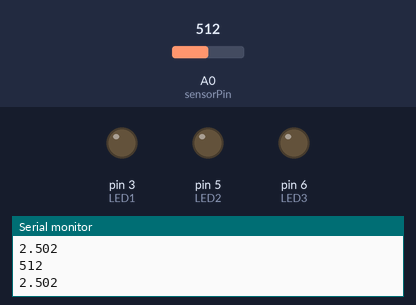
Bench run of a sketch on a simulated Arduino Uno, built with avr-gcc and run on an emulated ATmega328P. Parts: output pins drawn as LEDs (lit = HIGH), the last lines printed to the serial monitor. The test bench sets the inputs (shaded band); at power-on: A0 (sensorPin) = 512.

Above: at 1.8 s.
1.9 s: A0 (sensorPin) set to 716
At 3.1 s:
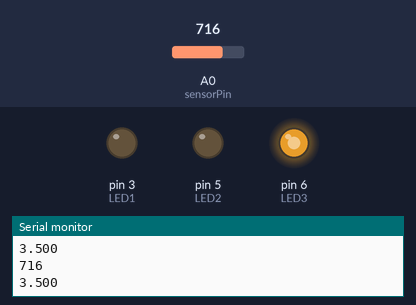
3.5 s: A0 (sensorPin) set to 778
At 4.7 s:
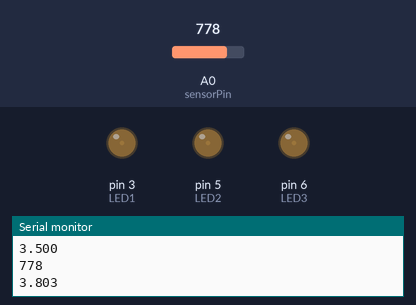
5.5 s: A0 (sensorPin) set to 900
At 6.3 s:
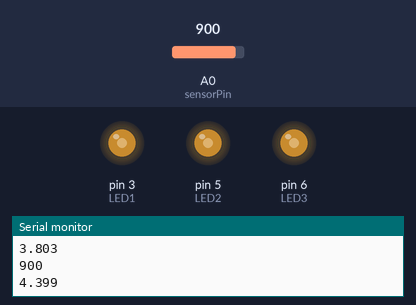
7.5 s: A0 (sensorPin) set to 1023
At 9.1 s:
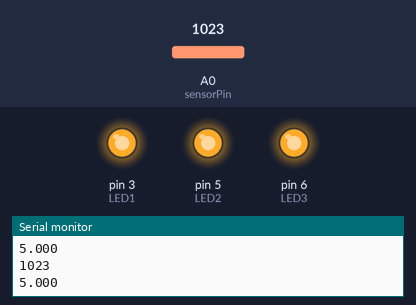
9.5 s: A0 (sensorPin) set to 511
At 10.7 s:
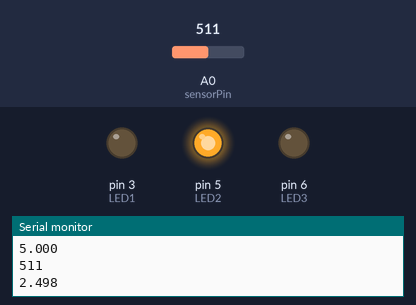
11.5 s: A0 (sensorPin) set to 306
At 13.5 s:
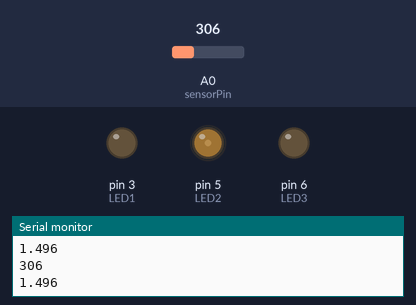
Timing chart, 0 to 14.5 s (numbered marks = the images above; inputs shaded):
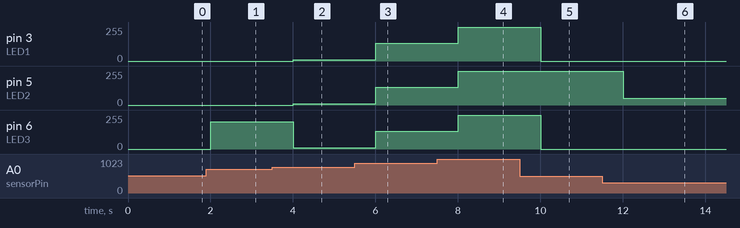

The sketch:

AnalogInput.ino
```cpp
#define LED1 3
#define LED2 5
#define LED3 6

int sensorPin = A0;    // select the input pin for the potentiometer
int sensorValue = 0;  // variable to store the value coming from the sensor
float volt;

void setup() {
  // declare the ledPin as an OUTPUT:
  pinMode(A0, INPUT);
  pinMode(LED1, OUTPUT);
  pinMode(LED2, OUTPUT);
  pinMode(LED3, OUTPUT);
  Serial.begin(9600);
}


void readInput(){
  sensorValue = analogRead(sensorPin);
  Serial.println(sensorValue);
}

//Converts the meassured value to voltage
void convertToVoltage(){
  float dive=1023;
  volt=5*sensorValue/dive;
}

void setLED(int b, int g, int r){
  analogWrite(LED1,b);
  analogWrite(LED2,g);
  analogWrite(LED3,r);
}

//Turns on the LEDS depending on the voltage
void ledControl(){
  if(sensorValue>=0 && sensorValue<=255){
    setLED(sensorValue,0,0);
  }else if(sensorValue>=256 && sensorValue<=511){
    setLED(0,sensorValue-256,0);
  }else if(sensorValue>=512 && sensorValue<=767){
    setLED(0,0,sensorValue-512);
  }else if(sensorValue>=768 && sensorValue<=1023){
    setLED(sensorValue-768,sensorValue-768,sensorValue-768);
  }
}

void loop() {
  readInput();
  convertToVoltage();
  Serial.println(volt,3);
  ledControl();
  delay(1000);
}
```

Measured:
- after the input at 1.9 s, pin 6 (LED3): 0/255 → 204/255 after 0.10 s
- after the input at 3.5 s, pin 3 (LED1), pin 5 (LED2): 0/255 → 10/255 after 0.50 s; pin 6 (LED3): 204/255 → 10/255 after 0.50 s
- after the input at 5.5 s, pin 3 (LED1), pin 5 (LED2), pin 6 (LED3): 10/255 → 132/255 after 0.51 s
- after the input at 7.5 s, pin 3 (LED1), pin 5 (LED2), pin 6 (LED3): 132/255 → 255/255 after 0.51 s
- after the input at 9.5 s, pin 3 (LED1), pin 6 (LED3): 255/255 → 0/255 after 0.51 s
- after the input at 11.5 s, pin 5 (LED2): 255/255 → 50/255 after 0.51 s
